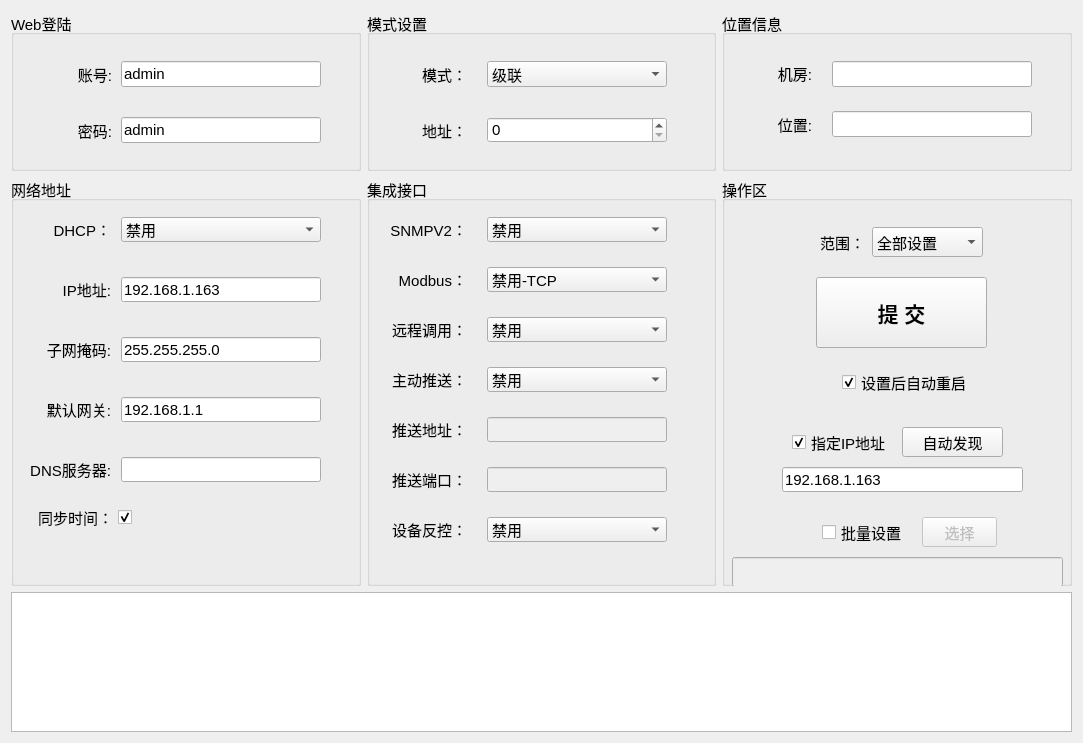
<?xml version="1.0" encoding="UTF-8"?>
<ui version="4.0">
 <class>Home_MainWid</class>
 <widget class="QWidget" name="Home_MainWid">
  <property name="geometry">
   <rect>
    <x>0</x>
    <y>0</y>
    <width>1083</width>
    <height>743</height>
   </rect>
  </property>
  <property name="font">
   <font>
    <pointsize>11</pointsize>
   </font>
  </property>
  <property name="windowTitle">
   <string>Form</string>
  </property>
  <layout class="QGridLayout" name="gridLayout">
   <item row="1" column="1">
    <widget class="QGroupBox" name="groupBox_5">
     <property name="title">
      <string>集成接口</string>
     </property>
     <widget class="QComboBox" name="modbusBox">
      <property name="geometry">
       <rect>
        <x>120</x>
        <y>90</y>
        <width>180</width>
        <height>25</height>
       </rect>
      </property>
      <item>
       <property name="text">
        <string>禁用-TCP</string>
       </property>
      </item>
      <item>
       <property name="text">
        <string>启用-TCP</string>
       </property>
      </item>
     </widget>
     <widget class="QLabel" name="label_10">
      <property name="geometry">
       <rect>
        <x>10</x>
        <y>90</y>
        <width>90</width>
        <height>25</height>
       </rect>
      </property>
      <property name="text">
       <string>Modbus：</string>
      </property>
      <property name="alignment">
       <set>Qt::AlignRight|Qt::AlignTrailing|Qt::AlignVCenter</set>
      </property>
     </widget>
     <widget class="QComboBox" name="rpcBox">
      <property name="geometry">
       <rect>
        <x>120</x>
        <y>140</y>
        <width>180</width>
        <height>25</height>
       </rect>
      </property>
      <property name="currentIndex">
       <number>0</number>
      </property>
      <item>
       <property name="text">
        <string>禁用</string>
       </property>
      </item>
      <item>
       <property name="text">
        <string>JSON-RPC</string>
       </property>
      </item>
     </widget>
     <widget class="QLabel" name="label_11">
      <property name="geometry">
       <rect>
        <x>10</x>
        <y>140</y>
        <width>90</width>
        <height>25</height>
       </rect>
      </property>
      <property name="text">
       <string>远程调用：</string>
      </property>
      <property name="alignment">
       <set>Qt::AlignRight|Qt::AlignTrailing|Qt::AlignVCenter</set>
      </property>
     </widget>
     <widget class="QComboBox" name="pushBox">
      <property name="geometry">
       <rect>
        <x>120</x>
        <y>190</y>
        <width>180</width>
        <height>25</height>
       </rect>
      </property>
      <item>
       <property name="text">
        <string>禁用</string>
       </property>
      </item>
      <item>
       <property name="text">
        <string>启用</string>
       </property>
      </item>
     </widget>
     <widget class="QLabel" name="label_12">
      <property name="geometry">
       <rect>
        <x>10</x>
        <y>190</y>
        <width>90</width>
        <height>25</height>
       </rect>
      </property>
      <property name="text">
       <string>主动推送：</string>
      </property>
      <property name="alignment">
       <set>Qt::AlignRight|Qt::AlignTrailing|Qt::AlignVCenter</set>
      </property>
     </widget>
     <widget class="QLabel" name="label_13">
      <property name="geometry">
       <rect>
        <x>10</x>
        <y>240</y>
        <width>90</width>
        <height>25</height>
       </rect>
      </property>
      <property name="text">
       <string>推送地址：</string>
      </property>
      <property name="alignment">
       <set>Qt::AlignRight|Qt::AlignTrailing|Qt::AlignVCenter</set>
      </property>
     </widget>
     <widget class="QLineEdit" name="hostEdit">
      <property name="enabled">
       <bool>false</bool>
      </property>
      <property name="geometry">
       <rect>
        <x>120</x>
        <y>240</y>
        <width>180</width>
        <height>25</height>
       </rect>
      </property>
     </widget>
     <widget class="QLineEdit" name="portEdit">
      <property name="enabled">
       <bool>false</bool>
      </property>
      <property name="geometry">
       <rect>
        <x>120</x>
        <y>290</y>
        <width>180</width>
        <height>25</height>
       </rect>
      </property>
     </widget>
     <widget class="QLabel" name="label_14">
      <property name="geometry">
       <rect>
        <x>10</x>
        <y>290</y>
        <width>90</width>
        <height>25</height>
       </rect>
      </property>
      <property name="text">
       <string>推送端口：</string>
      </property>
      <property name="alignment">
       <set>Qt::AlignRight|Qt::AlignTrailing|Qt::AlignVCenter</set>
      </property>
     </widget>
     <widget class="QComboBox" name="ctrlBox">
      <property name="geometry">
       <rect>
        <x>120</x>
        <y>340</y>
        <width>180</width>
        <height>25</height>
       </rect>
      </property>
      <property name="currentIndex">
       <number>0</number>
      </property>
      <item>
       <property name="text">
        <string>禁用</string>
       </property>
      </item>
      <item>
       <property name="text">
        <string>启用</string>
       </property>
      </item>
     </widget>
     <widget class="QLabel" name="label_15">
      <property name="geometry">
       <rect>
        <x>10</x>
        <y>340</y>
        <width>90</width>
        <height>25</height>
       </rect>
      </property>
      <property name="text">
       <string>设备反控：</string>
      </property>
      <property name="alignment">
       <set>Qt::AlignRight|Qt::AlignTrailing|Qt::AlignVCenter</set>
      </property>
     </widget>
     <widget class="QComboBox" name="snmpBox">
      <property name="geometry">
       <rect>
        <x>120</x>
        <y>40</y>
        <width>180</width>
        <height>25</height>
       </rect>
      </property>
      <property name="currentIndex">
       <number>0</number>
      </property>
      <item>
       <property name="text">
        <string>禁用</string>
       </property>
      </item>
      <item>
       <property name="text">
        <string>启用</string>
       </property>
      </item>
     </widget>
     <widget class="QLabel" name="label_18">
      <property name="geometry">
       <rect>
        <x>10</x>
        <y>40</y>
        <width>90</width>
        <height>25</height>
       </rect>
      </property>
      <property name="text">
       <string>SNMPV2：</string>
      </property>
      <property name="alignment">
       <set>Qt::AlignRight|Qt::AlignTrailing|Qt::AlignVCenter</set>
      </property>
     </widget>
    </widget>
   </item>
   <item row="1" column="2">
    <widget class="QGroupBox" name="groupBox_6">
     <property name="title">
      <string>操作区</string>
     </property>
     <widget class="QPushButton" name="startBtn">
      <property name="geometry">
       <rect>
        <x>94</x>
        <y>100</y>
        <width>171</width>
        <height>71</height>
       </rect>
      </property>
      <property name="font">
       <font>
        <pointsize>16</pointsize>
        <bold>true</bold>
       </font>
      </property>
      <property name="text">
       <string>提 交</string>
      </property>
     </widget>
     <widget class="QPushButton" name="findBtn">
      <property name="geometry">
       <rect>
        <x>180</x>
        <y>250</y>
        <width>101</width>
        <height>30</height>
       </rect>
      </property>
      <property name="minimumSize">
       <size>
        <width>0</width>
        <height>30</height>
       </size>
      </property>
      <property name="text">
       <string>自动发现</string>
      </property>
     </widget>
     <widget class="QCheckBox" name="resetCheck">
      <property name="geometry">
       <rect>
        <x>120</x>
        <y>190</y>
        <width>141</width>
        <height>31</height>
       </rect>
      </property>
      <property name="text">
       <string>设置后自动重启</string>
      </property>
      <property name="checked">
       <bool>true</bool>
      </property>
     </widget>
     <widget class="QCheckBox" name="checkBox">
      <property name="geometry">
       <rect>
        <x>70</x>
        <y>250</y>
        <width>101</width>
        <height>30</height>
       </rect>
      </property>
      <property name="layoutDirection">
       <enum>Qt::LeftToRight</enum>
      </property>
      <property name="text">
       <string>指定IP地址</string>
      </property>
      <property name="checked">
       <bool>true</bool>
      </property>
     </widget>
     <widget class="QLineEdit" name="dstEdit">
      <property name="enabled">
       <bool>true</bool>
      </property>
      <property name="geometry">
       <rect>
        <x>60</x>
        <y>290</y>
        <width>241</width>
        <height>25</height>
       </rect>
      </property>
      <property name="text">
       <string>192.168.1.163</string>
      </property>
     </widget>
     <widget class="QCheckBox" name="batchCheck">
      <property name="geometry">
       <rect>
        <x>100</x>
        <y>340</y>
        <width>91</width>
        <height>30</height>
       </rect>
      </property>
      <property name="text">
       <string>批量设置</string>
      </property>
     </widget>
     <widget class="QPushButton" name="selectBtn">
      <property name="enabled">
       <bool>false</bool>
      </property>
      <property name="geometry">
       <rect>
        <x>200</x>
        <y>340</y>
        <width>75</width>
        <height>30</height>
       </rect>
      </property>
      <property name="text">
       <string>选择</string>
      </property>
     </widget>
     <widget class="QLineEdit" name="pathEdit">
      <property name="enabled">
       <bool>false</bool>
      </property>
      <property name="geometry">
       <rect>
        <x>10</x>
        <y>380</y>
        <width>331</width>
        <height>30</height>
       </rect>
      </property>
     </widget>
     <widget class="QComboBox" name="rangeBox">
      <property name="geometry">
       <rect>
        <x>150</x>
        <y>50</y>
        <width>111</width>
        <height>30</height>
       </rect>
      </property>
      <item>
       <property name="text">
        <string>全部设置</string>
       </property>
      </item>
      <item>
       <property name="text">
        <string>Web登陆</string>
       </property>
      </item>
      <item>
       <property name="text">
        <string>模式设置</string>
       </property>
      </item>
      <item>
       <property name="text">
        <string>位置信息</string>
       </property>
      </item>
      <item>
       <property name="text">
        <string>网络地址</string>
       </property>
      </item>
      <item>
       <property name="text">
        <string>集成接口</string>
       </property>
      </item>
     </widget>
     <widget class="QLabel" name="label_19">
      <property name="geometry">
       <rect>
        <x>90</x>
        <y>50</y>
        <width>53</width>
        <height>30</height>
       </rect>
      </property>
      <property name="text">
       <string>范围：</string>
      </property>
      <property name="alignment">
       <set>Qt::AlignRight|Qt::AlignTrailing|Qt::AlignVCenter</set>
      </property>
     </widget>
    </widget>
   </item>
   <item row="0" column="2">
    <widget class="QGroupBox" name="groupBox_3">
     <property name="minimumSize">
      <size>
       <width>300</width>
       <height>0</height>
      </size>
     </property>
     <property name="title">
      <string>位置信息</string>
     </property>
     <widget class="QLineEdit" name="roomEdit">
      <property name="geometry">
       <rect>
        <x>110</x>
        <y>50</y>
        <width>200</width>
        <height>26</height>
       </rect>
      </property>
     </widget>
     <widget class="QLabel" name="label_6">
      <property name="geometry">
       <rect>
        <x>40</x>
        <y>49</y>
        <width>50</width>
        <height>26</height>
       </rect>
      </property>
      <property name="text">
       <string>机房:</string>
      </property>
      <property name="alignment">
       <set>Qt::AlignRight|Qt::AlignTrailing|Qt::AlignVCenter</set>
      </property>
     </widget>
     <widget class="QLineEdit" name="locatEdit">
      <property name="geometry">
       <rect>
        <x>110</x>
        <y>100</y>
        <width>200</width>
        <height>26</height>
       </rect>
      </property>
     </widget>
     <widget class="QLabel" name="label_7">
      <property name="geometry">
       <rect>
        <x>40</x>
        <y>100</y>
        <width>50</width>
        <height>26</height>
       </rect>
      </property>
      <property name="text">
       <string>位置:</string>
      </property>
      <property name="alignment">
       <set>Qt::AlignRight|Qt::AlignTrailing|Qt::AlignVCenter</set>
      </property>
     </widget>
    </widget>
   </item>
   <item row="1" column="0">
    <widget class="QGroupBox" name="groupBox_4">
     <property name="title">
      <string>网络地址</string>
     </property>
     <widget class="QLineEdit" name="ipEdit">
      <property name="geometry">
       <rect>
        <x>110</x>
        <y>100</y>
        <width>200</width>
        <height>25</height>
       </rect>
      </property>
      <property name="text">
       <string>192.168.1.163</string>
      </property>
     </widget>
     <widget class="QLabel" name="label">
      <property name="geometry">
       <rect>
        <x>20</x>
        <y>100</y>
        <width>80</width>
        <height>25</height>
       </rect>
      </property>
      <property name="text">
       <string>IP地址:</string>
      </property>
      <property name="alignment">
       <set>Qt::AlignRight|Qt::AlignTrailing|Qt::AlignVCenter</set>
      </property>
     </widget>
     <widget class="QLabel" name="label_2">
      <property name="geometry">
       <rect>
        <x>20</x>
        <y>160</y>
        <width>80</width>
        <height>25</height>
       </rect>
      </property>
      <property name="text">
       <string>子网掩码:</string>
      </property>
      <property name="alignment">
       <set>Qt::AlignRight|Qt::AlignTrailing|Qt::AlignVCenter</set>
      </property>
     </widget>
     <widget class="QLineEdit" name="maskEdit">
      <property name="geometry">
       <rect>
        <x>110</x>
        <y>160</y>
        <width>200</width>
        <height>25</height>
       </rect>
      </property>
      <property name="text">
       <string>255.255.255.0</string>
      </property>
     </widget>
     <widget class="QLabel" name="label_3">
      <property name="geometry">
       <rect>
        <x>20</x>
        <y>40</y>
        <width>80</width>
        <height>25</height>
       </rect>
      </property>
      <property name="text">
       <string>DHCP：</string>
      </property>
      <property name="alignment">
       <set>Qt::AlignRight|Qt::AlignTrailing|Qt::AlignVCenter</set>
      </property>
     </widget>
     <widget class="QComboBox" name="dhcpBox">
      <property name="geometry">
       <rect>
        <x>110</x>
        <y>40</y>
        <width>200</width>
        <height>25</height>
       </rect>
      </property>
      <item>
       <property name="text">
        <string>禁用</string>
       </property>
      </item>
      <item>
       <property name="text">
        <string>启用</string>
       </property>
      </item>
     </widget>
     <widget class="QLineEdit" name="gwEdit">
      <property name="geometry">
       <rect>
        <x>110</x>
        <y>220</y>
        <width>200</width>
        <height>25</height>
       </rect>
      </property>
      <property name="text">
       <string>192.168.1.1</string>
      </property>
     </widget>
     <widget class="QLabel" name="label_4">
      <property name="geometry">
       <rect>
        <x>20</x>
        <y>220</y>
        <width>80</width>
        <height>25</height>
       </rect>
      </property>
      <property name="text">
       <string>默认网关:</string>
      </property>
      <property name="alignment">
       <set>Qt::AlignRight|Qt::AlignTrailing|Qt::AlignVCenter</set>
      </property>
     </widget>
     <widget class="QLineEdit" name="dnsEdit">
      <property name="geometry">
       <rect>
        <x>110</x>
        <y>280</y>
        <width>200</width>
        <height>25</height>
       </rect>
      </property>
     </widget>
     <widget class="QLabel" name="label_5">
      <property name="geometry">
       <rect>
        <x>20</x>
        <y>280</y>
        <width>80</width>
        <height>25</height>
       </rect>
      </property>
      <property name="text">
       <string>DNS服务器:</string>
      </property>
      <property name="alignment">
       <set>Qt::AlignRight|Qt::AlignTrailing|Qt::AlignVCenter</set>
      </property>
     </widget>
     <widget class="QCheckBox" name="timeCheckBox">
      <property name="geometry">
       <rect>
        <x>20</x>
        <y>325</y>
        <width>101</width>
        <height>30</height>
       </rect>
      </property>
      <property name="layoutDirection">
       <enum>Qt::RightToLeft</enum>
      </property>
      <property name="text">
       <string>同步时间：</string>
      </property>
      <property name="checked">
       <bool>true</bool>
      </property>
     </widget>
    </widget>
   </item>
   <item row="0" column="0">
    <widget class="QGroupBox" name="groupBox_1">
     <property name="minimumSize">
      <size>
       <width>300</width>
       <height>0</height>
      </size>
     </property>
     <property name="maximumSize">
      <size>
       <width>16777215</width>
       <height>160</height>
      </size>
     </property>
     <property name="title">
      <string>Web登陆</string>
     </property>
     <widget class="QLineEdit" name="pwdEdit">
      <property name="geometry">
       <rect>
        <x>110</x>
        <y>106</y>
        <width>200</width>
        <height>26</height>
       </rect>
      </property>
      <property name="maximumSize">
       <size>
        <width>200</width>
        <height>16777215</height>
       </size>
      </property>
      <property name="text">
       <string>admin</string>
      </property>
     </widget>
     <widget class="QLabel" name="label_8">
      <property name="geometry">
       <rect>
        <x>50</x>
        <y>106</y>
        <width>51</width>
        <height>26</height>
       </rect>
      </property>
      <property name="text">
       <string>密码:</string>
      </property>
      <property name="alignment">
       <set>Qt::AlignRight|Qt::AlignTrailing|Qt::AlignVCenter</set>
      </property>
     </widget>
     <widget class="QLabel" name="label_9">
      <property name="geometry">
       <rect>
        <x>50</x>
        <y>50</y>
        <width>51</width>
        <height>26</height>
       </rect>
      </property>
      <property name="text">
       <string>账号:</string>
      </property>
      <property name="alignment">
       <set>Qt::AlignRight|Qt::AlignTrailing|Qt::AlignVCenter</set>
      </property>
     </widget>
     <widget class="QLineEdit" name="usrEdit">
      <property name="geometry">
       <rect>
        <x>110</x>
        <y>50</y>
        <width>200</width>
        <height>26</height>
       </rect>
      </property>
      <property name="maximumSize">
       <size>
        <width>200</width>
        <height>16777215</height>
       </size>
      </property>
      <property name="text">
       <string>admin</string>
      </property>
     </widget>
    </widget>
   </item>
   <item row="0" column="1">
    <widget class="QGroupBox" name="groupBox_2">
     <property name="minimumSize">
      <size>
       <width>330</width>
       <height>0</height>
      </size>
     </property>
     <property name="title">
      <string>模式设置</string>
     </property>
     <widget class="QLabel" name="label_16">
      <property name="geometry">
       <rect>
        <x>50</x>
        <y>50</y>
        <width>50</width>
        <height>26</height>
       </rect>
      </property>
      <property name="text">
       <string>模式：</string>
      </property>
      <property name="alignment">
       <set>Qt::AlignRight|Qt::AlignTrailing|Qt::AlignVCenter</set>
      </property>
     </widget>
     <widget class="QComboBox" name="modeBox">
      <property name="geometry">
       <rect>
        <x>120</x>
        <y>50</y>
        <width>180</width>
        <height>26</height>
       </rect>
      </property>
      <property name="currentIndex">
       <number>1</number>
      </property>
      <item>
       <property name="text">
        <string>禁用</string>
       </property>
      </item>
      <item>
       <property name="text">
        <string>级联</string>
       </property>
      </item>
      <item>
       <property name="text">
        <string>机架</string>
       </property>
      </item>
      <item>
       <property name="text">
        <string>Modbus-RTU</string>
       </property>
      </item>
     </widget>
     <widget class="QLabel" name="label_17">
      <property name="geometry">
       <rect>
        <x>50</x>
        <y>106</y>
        <width>50</width>
        <height>26</height>
       </rect>
      </property>
      <property name="text">
       <string>地址：</string>
      </property>
      <property name="alignment">
       <set>Qt::AlignRight|Qt::AlignTrailing|Qt::AlignVCenter</set>
      </property>
     </widget>
     <widget class="QSpinBox" name="addrBox">
      <property name="enabled">
       <bool>true</bool>
      </property>
      <property name="geometry">
       <rect>
        <x>120</x>
        <y>106</y>
        <width>180</width>
        <height>26</height>
       </rect>
      </property>
      <property name="maximum">
       <number>9</number>
      </property>
      <property name="value">
       <number>0</number>
      </property>
     </widget>
    </widget>
   </item>
   <item row="2" column="0" colspan="3">
    <widget class="QPlainTextEdit" name="textEdit">
     <property name="maximumSize">
      <size>
       <width>16777215</width>
       <height>140</height>
      </size>
     </property>
     <property name="readOnly">
      <bool>true</bool>
     </property>
    </widget>
   </item>
  </layout>
 </widget>
 <resources/>
 <connections/>
</ui>
